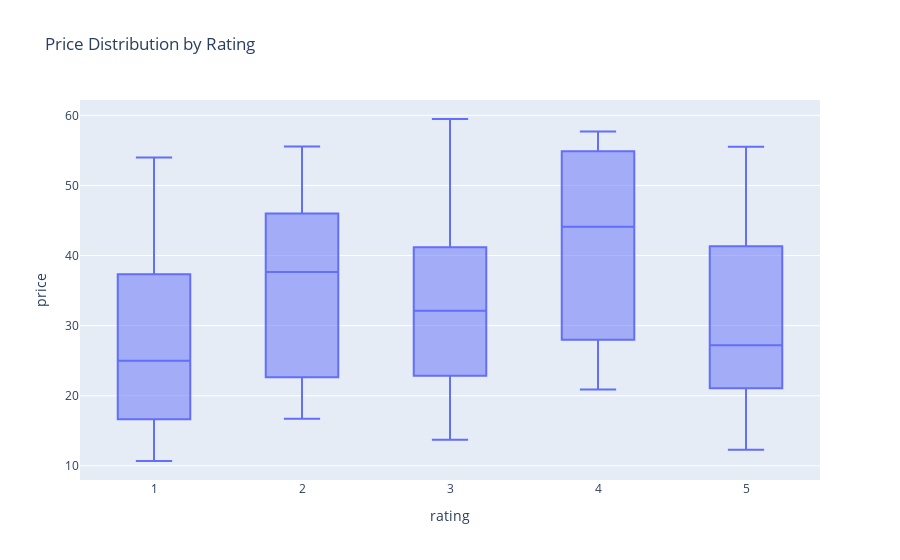

Notebook code cell kept with this figure:
### Code cell
fig = px.box(
    df,
    x="rating",
    y="price",
    title="Price Distribution by Rating"
)

fig.show()

### Figure 1 — Plotly figure (JSON) as saved in the notebook; plotly's stock layout.template omitted (floating-point values rounded to 4 significant figures)
{"data": [{"alignmentgroup": "True", "hovertemplate": "rating=%{x}<br>price=%{y}<extra></extra>", "legendgroup": "", "marker": {"color": "#636efa"}, "name": "", "notched": false, "offsetgroup": "", "orientation": "v", "showlegend": false, "type": "box", "x": [2, 4, 3, 2, 3, 2, 1, 4, 1, 3, 5, 4, 1, 4, 1, 4, 2, 1, 1, 5, 2, 3, 4, 3, 1, 3, 2, 3, 5, 5, 4, 4, 2, 5, 3, 1, 3, 2, 4, 5, 3, 3, 1, 1, 3, 5, 1, 5, 4, 3, 2, 4, 2, 3, 1, 4, 5, 1, 5, 5, 2, 1, 2, 5, 5, 3, 3, 4, 5], "x0": " ", "xaxis": "x", "y": [45.17, 49.43, 48.87, 36.94, 37.33, 44.34, 30.54, 56.88, 23.21, 38.95, 26.08, 47.82, 19.63, 56.5, 16.64, 44.1, 54.21, 13.92, 10.69, 48.35, 16.73, 26.8, 54.36, 35.28, 11.84, 59.48, 27.26, 13.71, 25.37, 52.3, 20.89, 24.8, 38.38, 23.05, 43.45, 19.21, 25.4, 24.72, 57.7, 12.29, 15.85, 20.3, 53.98, 53.74, 29.69, 55.53, 36.95, 30.25, 28.08, 45.84, 20.55, 39.01, 17.28, 16.62, 37.34, 32.97, 28.32, 26.77, 21.07, 35.66, 55.55, 49.53, 46.83, 20.79, 41.32, 34.56, 25.83, 27.7, 16.97], "y0": " ", "yaxis": "y"}], "layout": {"boxmode": "group", "legend": {"tracegroupgap": 0}, "title": {"text": "Price Distribution by Rating"}, "xaxis": {"anchor": "y", "domain": [0, 1], "title": {"text": "rating"}}, "yaxis": {"anchor": "x", "domain": [0, 1], "title": {"text": "price"}}}}
